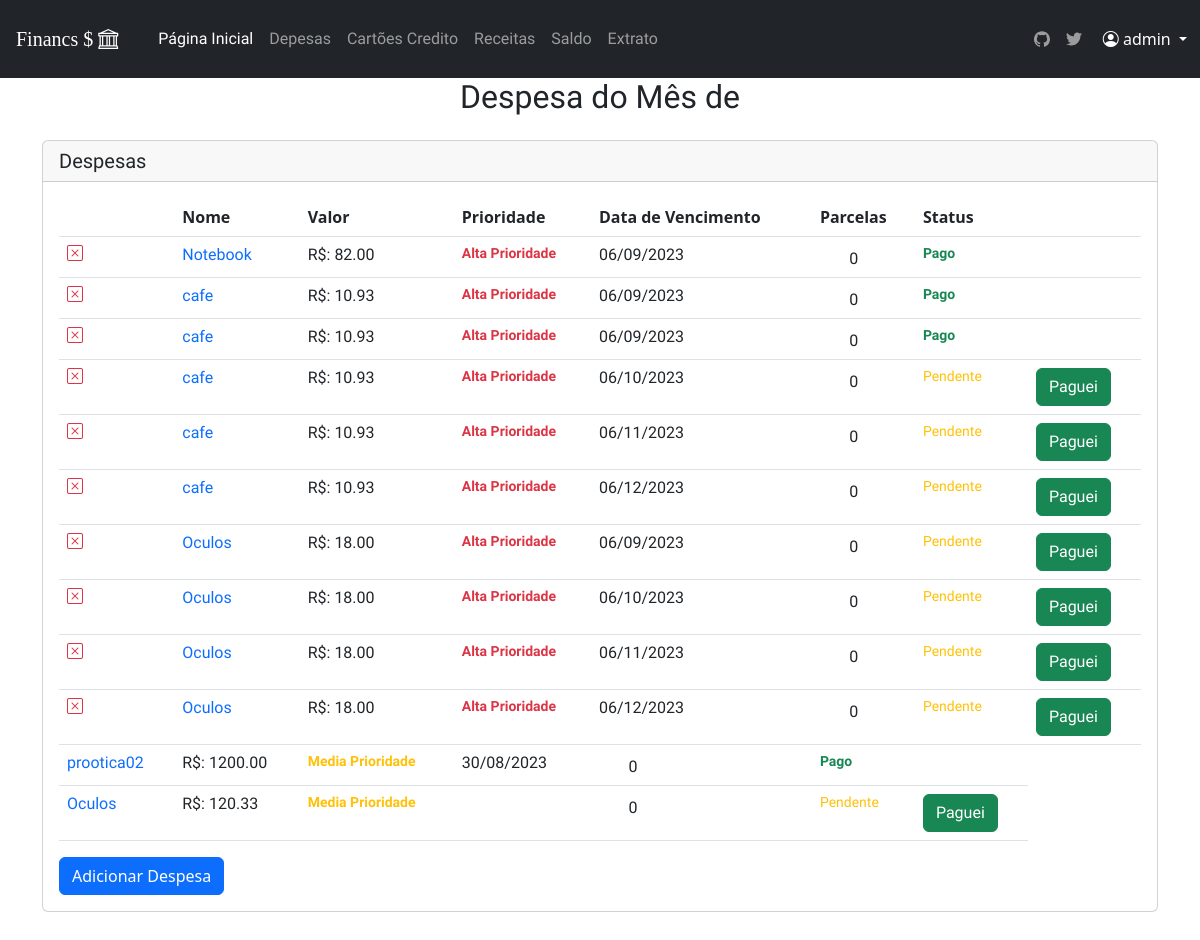
The app's page /despesa_total/1/ (signed in) with its own data.
### financas/models.py (models this page shows, shortened)
class Despesa (models.Model):
    id_usuario= models.ForeignKey(User, on_delete=models.CASCADE)
    nome = models.CharField(max_length=100)
    valor = models.DecimalField(max_digits=10, decimal_places=2)
    prioridade = models.CharField(max_length=50, choices=Prioridades)
    data_entrada = models.DateField()
    data_vencimento = models.DateField(null=True)
    parcelas = models.IntegerField(blank=True, null=True)
    status = models.CharField(max_length=50, choices=Status)
    data_paga = models.DateField()
    changed = models.CharField(max_length=50, choices=Changed)
    dp_rc =  models.CharField(max_length=50, choices=dp_rc)

### financas/views.py (the view)
# urls.py: path('despesa_total/<id_usuario>/',despesa_total, name='despesa_total'),
@login_required
def despesa_total (request,id_usuario):
    despesa_obj = Despesa.objects.filter(id_usuario=id_usuario)
    context = { 'despesas':despesa_obj
    }
    return render (request, 'despesa/despesa_total.html', context)

### financ/timeout.py (called while the page is built, shortened)
    def __call__(self, request):
        if request.user.is_authenticated:
            last_activity = request.session.get('last_activity')
            request.session['last_activity'] = datetime.datetime.now().isoformat()
        response = self.get_response(request)
        return response

### financas/static/templates/despesa/despesa_total.html (shortened to what this page needs)
{%extends 'base.html'%}
{%load static %}
{%block content%}
<div class='container content'>
    <h2 class="mb-4 text-center">Despesa do Mês de {{mes_atual}}</h2>
    <div class="card mt-3 h-auto w-auto ">
      <h5 class="card-header">Despesas</h5>
      <div class="card-body">
          <table class="table table-hover">
              <thead>
                  <tr >
                        <th> </th>
                        <th>Nome </th>
                        <th>Valor </th>
                        <th>Prioridade </th>
                        <th>Data de Vencimento </th>
                        <th>Parcelas </th>
                        <th>Status </th>
                        <th> </th>
                    </tr>
              </thead>
              <tbody>
              {%if despesas is not None %}
                  {% for dp in despesas %}
                    {% if dp.prioridade == 'Alta Prioridade' %}
                      <tr>
                        <td> <a href="{%url 'delete' dp.id %}" > <i class=" text-danger bi bi-x-square "></i> </a> </td>
                        <td><a class="link-offset-2 link-offset-3-hover link-underline link-underline-opacity-0 link-underline-opacity-75-hover" href="{%url 'atualizar_despesa' dp.id %}" >{{dp.nome}}  </a></td>
                        <td>R$: {{dp.valor}}</td>
                        {% if dp.prioridade == "Alta Prioridade"%}
                              <td class="text-danger"><strong><small>{{dp.prioridade}}</small></strong></td>
                        {%else %}
                              <td><small>{{dp.prioridade}}</small></td>
                        {%endif%}
                        <td>{{dp.data_vencimento|date:"d/m/Y"}}</td>
                        {% if dp.parcela is None %}
                              <td>ㅤㅤ0</td>
                        {% else %}
                          <td><td>{{dp.parcela}} </td></td>
                        {% endif %}
                        {% if dp.status == "Pago" %}
                          <td class="text-success"><strong><small> {{dp.status}}</small></strong></td>
                        {% elif dp.status == "Pendente"%}
                          <td class="text-warning"><small>{{ dp.status }}</small></td>
                        {% elif dp.status == "Vencida"%}
                          <td class="text-danger"><strong><small>{{dp.status}}</small></strong></td>
                        {% endif %}
                        {% if dp.status == "Pendente" %}
                              <td> <a href="{%url 'paguei' dp.id%}" class='btn btn-success text-text-lowercase'>Paguei</a> </td>
                        {%elif dp.status == "Vencida" %}
                            <td> <a href="{%url 'atualizar_despesa' dp.id %}" class='btn btn-danger text-text-lowercase'>Alterar  </a> </td>
                        {%else%}
                            <td> ㅤ </td>
                        {%endif%}
                      </tr>
                    {%endif%}
                  {% endfor %}
                    {% for dp in despesas %}
                      {% if dp.prioridade == 'Media Prioridade' %}
                        <tr>
                          <td><a class="link-offset-2 link-offset-3-hover link-underline link-underline-opacity-0 link-underline-opacity-75-hover" href="{%url 'atualizar_despesa' dp.id %}" >{{dp.nome}}  </a></td>
                          <td>R$: {{dp.valor}}</td>
                          {% if dp.prioridade == "Media Prioridade"%}
                                <td class="text-warning"><strong><small>{{dp.prioridade}}</small></strong></td>
                          {%else %}
                                <td><small>{{dp.prioridade}}</small></td>
                          {%endif%}
                          <td>{{dp.data_vencimento|date:"d/m/Y"}}</td>
                          {% if dp.parcela is None %}
                                <td>ㅤㅤ0</td>
                          {% else %}
                            <td><td>{{dp.parcela}} </td></td>
                          {% endif %}
                          {% if dp.status == "Pago" %}
                            <td class="text-success"><strong><small> {{dp.status}}</small></strong></td>
                          {% elif dp.status == "Pendente"%}
                            <td class="text-warning"><small>{{ dp.status }}</small></td>
                          {% elif dp.status == "Vencida"%}
                            <td class="text-danger"><strong><small>{{dp.status}}</small></strong></td>
                          {% endif %}
                          {% if dp.status == "Pendente" %}
                                <td> <a href="{%url 'paguei' dp.id%}" class='btn btn-success text-text-lowercase'>Paguei</a> </td>
                          {%elif dp.status == "Vencida" %}
                              <td> <a href="{%url 'atualizar_despesa' dp.id %}" class='btn btn-danger text-text-lowercase'>Alterar  </a> </td>
                          {%else%}
                              <td> ㅤ </td>
                          {%endif%}
                        </tr>
                     {% endif %}
                    {% endfor %}
            {%else%}
              <tr>
                  <td><strong><small>Nenhuma Despesa encontrada para esse mês.</small></strong></td>
              </tr>
            {%endif%}
              </tbody>
          </table>
          <a class="btn btn-primary text-white" href="{%url 'add_despesa' request.user.id %}">Adicionar Despesa </a>
      </div>
  </div>
  </div>
{%endblock %}

### financas/static/templates/base.html (shortened to what this page needs)
{%load static %}
<head>
	<link href="https://cdn.jsdelivr.net/npm/bootstrap@5.3.0/dist/css/bootstrap.min.css" rel="stylesheet">
	<link rel="stylesheet" href="https://cdn.jsdelivr.net/npm/bootstrap-icons@1.10.5/font/bootstrap-icons.css">
	<link rel="stylesheet" href = "{% static  'bs4/css/style.css'%}" >
</head>
<body>
	<nav class="navbar navbar-expand-lg navbar-dark bg-dark ">
		{%if request.user.is_authenticated %}
			<a id= 'title' class="navbar-brand p-3 font " href="{%url 'index' request.user.id %}">Financs $ <i class="bi bi-bank"></i></a>
		{%else%}
			<a class="navbar-brand p-3 font " href="/"> Financs $ <i class="bi bi-bank"></i></a>
		{% endif %}
			{%if request.user.is_authenticated %}
				<div class="collapse navbar-collapse pl-3" >
					<ul class="navbar-nav ml-auto">
						<li class="nav-item ">
							<a class="nav-link nav py-2 px-0 px-lg-2 active" aria-current="true" href="{% url 'index' request.user.id %}" onclick="ga('send', 'event', 'Navbar', 'Community links', 'Docs');">Página Inicial</a>
						</li>
						<li class="nav-item ">
							<a class="nav-link py-2 px-0 px-lg-2" href="{% url 'despesa' request.user.id %}" onclick="ga('send', 'event', 'Navbar', 'Community links', 'Examples');">Depesas</a>
						</li>
						<li class="nav-item ">
							<a class="nav-link py-2 px-0 px-lg-2" href="{% url 'cartoes' request.user.id %}" onclick="ga('send', 'event', 'Navbar', 'Community links', 'Examples');">Cartões Credito</a>
						</li>
						<li class="nav-item ">
							<a class="nav-link py-2 px-0 px-lg-2" href="{% url 'receita' request.user.id %}" onclick="ga('send', 'event', 'Navbar', 'Community links', 'Icons');"  rel="noopener">Receitas</a>
						</li>
						<li class="nav-item ">
							<a class="nav-link py-2 px-0 px-lg-2" href="{% url 'saldo' request.user.id %}" onclick="ga('send', 'event', 'Navbar', 'Community links', 'Themes');"  rel="noopener">Saldo</a>
						</li>
						<li class="nav-item ">
							<a class="nav-link py-2 px-0 px-lg-2" href="{% url 'extrato' request.user.id %}" onclick="ga('send', 'event', 'Navbar', 'Community links', 'Blog');"  rel="noopener">Extrato</a>
						</li>
					</ul>
				</div>
				{% if 'Mobile' in request.META.HTTP_USER_AGENT or 'Android' in request.META.HTTP_USER_AGENT or 'iPhone' in request.META.HTTP_USER_AGENT %}
				<div class="btn-group">
				<button type="button" class="btn  font btn-dark dropdown-toggle" data-bs-toggle="dropdown" data-bs-display="static" aria-expanded="false"><i class="bi bi-bar-chart-steps"></i>
				</button>
				<ul class="dropdown-menu dropdown-menu-end" >
					{% comment %} <li><a	 class="dropdown-item">  </a> </li> {% endcomment %}
					{% comment %} <li><a href="{%url ''%}" ><button class="dropdown-item" type="button">Pedidos</button></li></a> <li><hr class="dropdown-divider"></li>
					 {% endcomment %}
					 <li><a class="nav-link nav py-2 px-0 px-lg-2 ms-2 active" aria-current="true" href="{% url 'index' request.user.id %}" onclick="ga('send', 'event', 'Navbar', 'Community links', 'Docs');">Página Inicial</a></li>
					 <li><a class="nav-link py-2 px-0 px-lg-2 ms-2" href="{% url 'despesa' request.user.id %}" onclick="ga('send', 'event', 'Navbar', 'Community links', 'Examples');">Depesas</a></li>
					 <li><a class="nav-link py-2 px-0 px-lg-2 ms-2" href="{% url 'cartoes' request.user.id %}" onclick="ga('send', 'event', 'Navbar', 'Community links', 'Examples');">Cartões Credito</a></li>
					 <li><a class="nav-link py-2 px-0 px-lg-2 ms-2" href="{% url 'receita' request.user.id %}" onclick="ga('send', 'event', 'Navbar', 'Community links', 'Icons');"  rel="noopener">Receitas</a></li>
					 <li><a class="nav-link py-2 px-0 px-lg-2 ms-2" href="{% url 'saldo' request.user.id %}" onclick="ga('send', 'event', 'Navbar', 'Community links', 'Themes');"  rel="noopener">Saldo</a></li>
					 <li><a class="nav-link py-2 px-0 px-lg-2 ms-2" href="{% url 'extrato' request.user.id %}" onclick="ga('send', 'event', 'Navbar', 'Community links', 'Blog');"  rel="noopener">Extrato</a></li>
					</ul>
				</ul>
			</div>
				{%else%}
				 <ul class="navbar-nav ml-auto">
					<li class="nav-item ">
						<a class="nav-link py-2 px-0 px-lg-2" href="https://github.com/TheusGley/Financs.git" target="_blank" rel="noopener">
						</a>
					</li>
					<li class="nav-item col-6 col-lg-auto">
						<a class="nav-link py-2 px-0 px-lg-2" href="https://twitter.com/TheLastGley" target="_blank" rel="noopener">
						</a>
					</li>
				</ul>
				{%endif%}
			{%endif%}
			{%if request.user.is_authenticated %}
				<div class="btn-group">
					<button type="button" class="btn  font btn-dark dropdown-toggle" data-bs-toggle="dropdown" data-bs-display="static" aria-expanded="false"><i class="bi bi-person-circle"></i>
						{{ request.user.username }}
					</button>
				</div>
				{% endif %}
	</nav>
</body>
{%block content%}
{%endblock content%}

### financas/static/bs4/css/style.css (style rules this page uses)
.nav-item , #title { font-family: 'Alfa Slab One', cursive !important; }
h2,h5,h4, h3 #font { font-family: 'Asap Condensed', sans-serif; }
td, p, label { font-family: 'Asap Condensed', sans-serif; }
a, button , .input { font-family: 'Signika', sans-serif; }
body { margin: 0; padding: 0; height: 100%; width: 100%; position: relative; }
.content { padding-bottom: 50px; }

### records on screen
Despesa: nome "Notebook", valor "82.00", prioridade "Alta Prioridade", data_vencimento "06/09/2023", status "Pago"
Despesa: nome "cafe", valor "10.93", prioridade "Alta Prioridade", data_vencimento "06/09/2023", status "Pago"
Despesa: nome "cafe", valor "10.93", prioridade "Alta Prioridade", data_vencimento "06/09/2023", status "Pago"
Despesa: nome "cafe", valor "10.93", prioridade "Alta Prioridade", data_vencimento "06/10/2023", status "Pendente", shows "Paguei"
Despesa: nome "cafe", valor "10.93", prioridade "Alta Prioridade", data_vencimento "06/11/2023", status "Pendente", shows "Paguei"
Despesa: nome "cafe", valor "10.93", prioridade "Alta Prioridade", data_vencimento "06/12/2023", status "Pendente", shows "Paguei"
Despesa: nome "Oculos", valor "18.00", prioridade "Alta Prioridade", data_vencimento "06/09/2023", status "Pendente", shows "Paguei"
Despesa: nome "Oculos", valor "18.00", prioridade "Alta Prioridade", data_vencimento "06/10/2023", status "Pendente", shows "Paguei"
Despesa: nome "Oculos", valor "18.00", prioridade "Alta Prioridade", data_vencimento "06/11/2023", status "Pendente", shows "Paguei"
Despesa: nome "Oculos", valor "18.00", prioridade "Alta Prioridade", data_vencimento "06/12/2023", status "Pendente", shows "Paguei"
Despesa: nome "prootica02", valor "1200.00", prioridade "Media Prioridade", data_vencimento "30/08/2023", status "Pago"
Despesa: nome "Oculos", valor "120.33", prioridade "Media Prioridade", status "Pendente", shows "Paguei"

### other values on screen
{{ request.user.username }} "admin"
